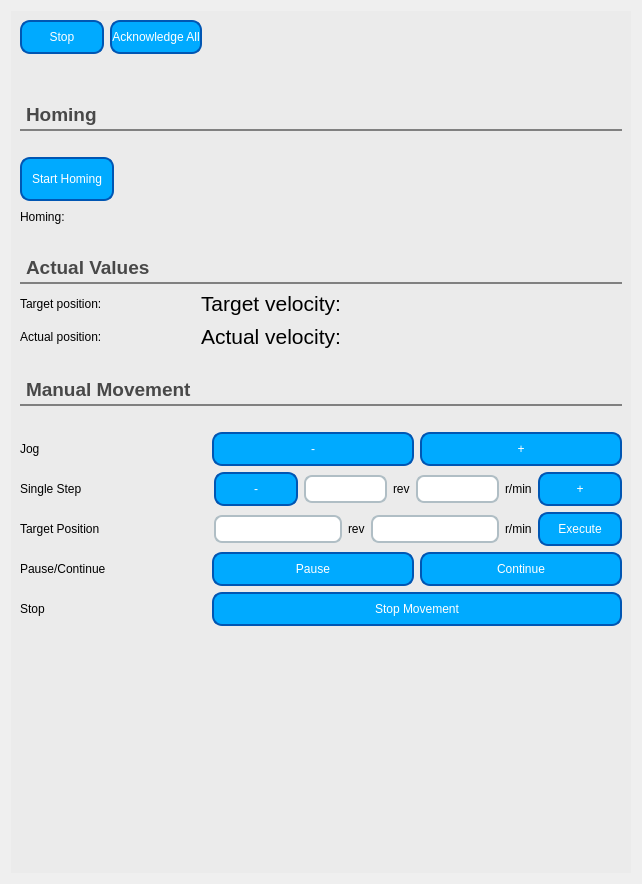
<?xml version="1.0" encoding="UTF-8"?>
<ui version="4.0">
 <class>processdataTab</class>
 <widget class="QWidget" name="processdataTab">
  <property name="geometry">
   <rect>
    <x>0</x>
    <y>0</y>
    <width>642</width>
    <height>884</height>
   </rect>
  </property>
  <property name="windowTitle">
   <string>Form</string>
  </property>
  <layout class="QVBoxLayout" name="verticalLayout_2">
   <item>
    <widget class="QWidget" name="centralwidget_3" native="true">
     <property name="sizePolicy">
      <sizepolicy hsizetype="Expanding" vsizetype="Expanding">
       <horstretch>0</horstretch>
       <verstretch>0</verstretch>
      </sizepolicy>
     </property>
     <property name="autoFillBackground">
      <bool>false</bool>
     </property>
     <property name="styleSheet">
      <string notr="true">QWidget{background-color:rgb(235, 235, 235);
color:black}</string>
     </property>
     <layout class="QVBoxLayout" name="verticalLayout_3">
      <item>
       <layout class="QVBoxLayout" name="verticalLayout">
        <item>
         <layout class="QHBoxLayout" name="horizontalLayout_2">
          <item>
           <widget class="QPushButton" name="button_stop">
            <property name="styleSheet">
             <string notr="true">QPushButton {
    background-color: rgb(0, 170, 255);
    color: white; /* Weiße Schrift */
    border-style: solid;
    border-width: 2px;
    border-radius: 10px; /* Abgerundete Ecken */
    border-color: #0056b3; /* Dunkleres Blau für den Rand */

    min-width: 80px; /* Minimale Breite des Buttons */
    min-height: 30px; /* Minimale Höhe des Buttons */
}

QPushButton:hover {
    background-color: #0056b3; /* Dunkleres Blau beim Darüberfahren */
}

QPushButton:pressed {
    background-color: #004099; /* Noch dunkleres Blau beim Klicken */
}</string>
            </property>
            <property name="text">
             <string>Stop</string>
            </property>
           </widget>
          </item>
          <item>
           <widget class="QPushButton" name="button_acknowledge_all">
            <property name="sizePolicy">
             <sizepolicy hsizetype="Minimum" vsizetype="Fixed">
              <horstretch>0</horstretch>
              <verstretch>0</verstretch>
             </sizepolicy>
            </property>
            <property name="styleSheet">
             <string notr="true">QPushButton {
    background-color: rgb(0, 170, 255);
    color: white; /* Weiße Schrift */
    border-style: solid;
    border-width: 2px;
    border-radius: 10px; /* Abgerundete Ecken */
    border-color: #0056b3; /* Dunkleres Blau für den Rand */

    min-width: 80px; /* Minimale Breite des Buttons */
    min-height: 30px; /* Minimale Höhe des Buttons */
}

QPushButton:hover {
    background-color: #0056b3; /* Dunkleres Blau beim Darüberfahren */
}

QPushButton:pressed {
    background-color: #004099; /* Noch dunkleres Blau beim Klicken */
}</string>
            </property>
            <property name="text">
             <string>Acknowledge All</string>
            </property>
           </widget>
          </item>
          <item>
           <spacer name="horizontalSpacer_16">
            <property name="orientation">
             <enum>Qt::Horizontal</enum>
            </property>
            <property name="sizeHint" stdset="0">
             <size>
              <width>40</width>
              <height>20</height>
             </size>
            </property>
           </spacer>
          </item>
         </layout>
        </item>
        <item>
         <spacer name="horizontalSpacer_13">
          <property name="orientation">
           <enum>Qt::Horizontal</enum>
          </property>
          <property name="sizeHint" stdset="0">
           <size>
            <width>40</width>
            <height>20</height>
           </size>
          </property>
         </spacer>
        </item>
        <item>
         <spacer name="horizontalSpacer_14">
          <property name="orientation">
           <enum>Qt::Horizontal</enum>
          </property>
          <property name="sizeHint" stdset="0">
           <size>
            <width>40</width>
            <height>20</height>
           </size>
          </property>
         </spacer>
        </item>
        <item>
         <widget class="QLabel" name="label_56">
          <property name="styleSheet">
           <string notr="true">QLabel {
    border-bottom: 2px solid grey; /* Dunkelgrauer unterer Rand als Linie */
    padding: 3px; /* Ein wenig Abstand zum Text für Ästhetik */
	color: rgb(72, 72, 72);
}
</string>
          </property>
          <property name="text">
           <string>&lt;html&gt;&lt;head/&gt;&lt;body&gt;&lt;p&gt;&lt;span style=&quot; font-size:14pt; font-weight:600;&quot;&gt;Homing&lt;/span&gt;&lt;/p&gt;&lt;/body&gt;&lt;/html&gt;</string>
          </property>
         </widget>
        </item>
        <item>
         <spacer name="horizontalSpacer_10">
          <property name="orientation">
           <enum>Qt::Horizontal</enum>
          </property>
          <property name="sizeHint" stdset="0">
           <size>
            <width>40</width>
            <height>20</height>
           </size>
          </property>
         </spacer>
        </item>
        <item>
         <layout class="QHBoxLayout" name="horizontalLayout_37">
          <item>
           <widget class="QPushButton" name="button_start_homing">
            <property name="styleSheet">
             <string notr="true">QPushButton {
    background-color: rgb(0, 170, 255);
    color: white; /* Weiße Schrift */
    border-style: solid;
    border-width: 2px;
    border-radius: 10px; /* Abgerundete Ecken */
    border-color: #0056b3; /* Dunkleres Blau für den Rand */
    padding: 5px; /* Abstand innen für Text */
    min-width: 80px; /* Minimale Breite des Buttons */
    min-height: 30px; /* Minimale Höhe des Buttons */
}

QPushButton:hover {
    background-color: #0056b3; /* Dunkleres Blau beim Darüberfahren */
}

QPushButton:pressed {
    background-color: #004099; /* Noch dunkleres Blau beim Klicken */
}</string>
            </property>
            <property name="text">
             <string>Start Homing</string>
            </property>
           </widget>
          </item>
          <item>
           <spacer name="horizontalSpacer_8">
            <property name="orientation">
             <enum>Qt::Horizontal</enum>
            </property>
            <property name="sizeHint" stdset="0">
             <size>
              <width>40</width>
              <height>20</height>
             </size>
            </property>
           </spacer>
          </item>
         </layout>
        </item>
        <item>
         <layout class="QHBoxLayout" name="horizontalLayout_3">
          <item>
           <widget class="QLabel" name="label_4">
            <property name="styleSheet">
             <string notr="true">font: 16pt &quot;MS Shell Dlg 2&quot;;</string>
            </property>
            <property name="text">
             <string>Homing:</string>
            </property>
           </widget>
          </item>
          <item>
           <widget class="QLabel" name="label_homing_feedback">
            <property name="styleSheet">
             <string notr="true">font: 16pt &quot;MS Shell Dlg 2&quot;;</string>
            </property>
            <property name="text">
             <string/>
            </property>
           </widget>
          </item>
          <item>
           <spacer name="horizontalSpacer_20">
            <property name="orientation">
             <enum>Qt::Horizontal</enum>
            </property>
            <property name="sizeHint" stdset="0">
             <size>
              <width>40</width>
              <height>20</height>
             </size>
            </property>
           </spacer>
          </item>
         </layout>
        </item>
        <item>
         <spacer name="horizontalSpacer_12">
          <property name="orientation">
           <enum>Qt::Horizontal</enum>
          </property>
          <property name="sizeHint" stdset="0">
           <size>
            <width>40</width>
            <height>20</height>
           </size>
          </property>
         </spacer>
        </item>
        <item>
         <widget class="QLabel" name="label_3">
          <property name="styleSheet">
           <string notr="true">QLabel {
    border-bottom: 2px solid grey; /* Dunkelgrauer unterer Rand als Linie */
    padding: 3px; /* Ein wenig Abstand zum Text für Ästhetik */
	color: rgb(72, 72, 72);
}
</string>
          </property>
          <property name="text">
           <string>&lt;html&gt;&lt;head/&gt;&lt;body&gt;&lt;p&gt;&lt;span style=&quot; font-size:14pt; font-weight:600;&quot;&gt;Actual Values&lt;/span&gt;&lt;/p&gt;&lt;/body&gt;&lt;/html&gt;</string>
          </property>
         </widget>
        </item>
        <item>
         <layout class="QHBoxLayout" name="horizontalLayout_36">
          <item>
           <layout class="QGridLayout" name="gridLayout_10">
            <item row="1" column="1">
             <spacer name="horizontalSpacer_17">
              <property name="orientation">
               <enum>Qt::Horizontal</enum>
              </property>
              <property name="sizeHint" stdset="0">
               <size>
                <width>40</width>
                <height>20</height>
               </size>
              </property>
             </spacer>
            </item>
            <item row="2" column="0">
             <widget class="QLabel" name="label">
              <property name="styleSheet">
               <string notr="true">font: 16pt &quot;MS Shell Dlg 2&quot;;</string>
              </property>
              <property name="text">
               <string>Actual position:</string>
              </property>
             </widget>
            </item>
            <item row="1" column="5">
             <spacer name="horizontalSpacer_2">
              <property name="orientation">
               <enum>Qt::Horizontal</enum>
              </property>
              <property name="sizeHint" stdset="0">
               <size>
                <width>40</width>
                <height>20</height>
               </size>
              </property>
             </spacer>
            </item>
            <item row="1" column="0">
             <widget class="QLabel" name="label_53">
              <property name="styleSheet">
               <string notr="true">font: 16pt &quot;MS Shell Dlg 2&quot;;</string>
              </property>
              <property name="text">
               <string>Target position:</string>
              </property>
             </widget>
            </item>
            <item row="1" column="2">
             <widget class="QLabel" name="label_target_position">
              <property name="styleSheet">
               <string notr="true">font-weight: bold;
font: 16pt &quot;MS Shell Dlg 2&quot;;
color: rgb(0, 170, 255);</string>
              </property>
              <property name="text">
               <string>&lt;html&gt;&lt;head/&gt;&lt;body&gt;&lt;p align=&quot;center&quot;&gt;&lt;br/&gt;&lt;/p&gt;&lt;/body&gt;&lt;/html&gt;</string>
              </property>
             </widget>
            </item>
            <item row="2" column="4">
             <widget class="QLabel" name="label_6">
              <property name="text">
               <string>&lt;html&gt;&lt;head/&gt;&lt;body&gt;&lt;p&gt;&lt;span style=&quot; font-size:16pt;&quot;&gt;Actual velocity:&lt;/span&gt;&lt;/p&gt;&lt;/body&gt;&lt;/html&gt;</string>
              </property>
             </widget>
            </item>
            <item row="2" column="5">
             <spacer name="horizontalSpacer_3">
              <property name="orientation">
               <enum>Qt::Horizontal</enum>
              </property>
              <property name="sizeHint" stdset="0">
               <size>
                <width>40</width>
                <height>20</height>
               </size>
              </property>
             </spacer>
            </item>
            <item row="2" column="2">
             <widget class="QLabel" name="label_actual_position">
              <property name="styleSheet">
               <string notr="true">font-weight: bold;
font: 16pt &quot;MS Shell Dlg 2&quot;;
color: rgb(0, 170, 255);</string>
              </property>
              <property name="text">
               <string/>
              </property>
             </widget>
            </item>
            <item row="2" column="1">
             <spacer name="horizontalSpacer_18">
              <property name="orientation">
               <enum>Qt::Horizontal</enum>
              </property>
              <property name="sizeHint" stdset="0">
               <size>
                <width>40</width>
                <height>20</height>
               </size>
              </property>
             </spacer>
            </item>
            <item row="1" column="3">
             <spacer name="horizontalSpacer_4">
              <property name="orientation">
               <enum>Qt::Horizontal</enum>
              </property>
              <property name="sizeHint" stdset="0">
               <size>
                <width>40</width>
                <height>20</height>
               </size>
              </property>
             </spacer>
            </item>
            <item row="2" column="3">
             <spacer name="horizontalSpacer_5">
              <property name="orientation">
               <enum>Qt::Horizontal</enum>
              </property>
              <property name="sizeHint" stdset="0">
               <size>
                <width>40</width>
                <height>20</height>
               </size>
              </property>
             </spacer>
            </item>
            <item row="1" column="4">
             <widget class="QLabel" name="label_7">
              <property name="text">
               <string>&lt;html&gt;&lt;head/&gt;&lt;body&gt;&lt;p&gt;&lt;span style=&quot; font-size:16pt;&quot;&gt;Target velocity:&lt;/span&gt;&lt;/p&gt;&lt;/body&gt;&lt;/html&gt;</string>
              </property>
             </widget>
            </item>
            <item row="1" column="6">
             <widget class="QLabel" name="label_actual_velocity">
              <property name="styleSheet">
               <string notr="true">font-weight: bold;
font: 16pt &quot;MS Shell Dlg 2&quot;;
color: rgb(0, 170, 255);</string>
              </property>
              <property name="text">
               <string/>
              </property>
             </widget>
            </item>
            <item row="2" column="6">
             <widget class="QLabel" name="label_target_velocity">
              <property name="styleSheet">
               <string notr="true">font-weight: bold;
font: 16pt &quot;MS Shell Dlg 2&quot;;
color: rgb(0, 170, 255);</string>
              </property>
              <property name="text">
               <string/>
              </property>
             </widget>
            </item>
           </layout>
          </item>
          <item>
           <layout class="QGridLayout" name="gridLayout"/>
          </item>
          <item>
           <spacer name="horizontalSpacer_6">
            <property name="orientation">
             <enum>Qt::Horizontal</enum>
            </property>
            <property name="sizeHint" stdset="0">
             <size>
              <width>40</width>
              <height>20</height>
             </size>
            </property>
           </spacer>
          </item>
         </layout>
        </item>
        <item>
         <spacer name="horizontalSpacer_9">
          <property name="orientation">
           <enum>Qt::Horizontal</enum>
          </property>
          <property name="sizeHint" stdset="0">
           <size>
            <width>40</width>
            <height>20</height>
           </size>
          </property>
         </spacer>
        </item>
        <item>
         <widget class="QLabel" name="label_55">
          <property name="styleSheet">
           <string notr="true">QLabel {
    border-bottom: 2px solid grey; /* Dunkelgrauer unterer Rand als Linie */
    padding: 3px; /* Ein wenig Abstand zum Text für Ästhetik */
	color: rgb(72, 72, 72);
}
</string>
          </property>
          <property name="text">
           <string>&lt;html&gt;&lt;head/&gt;&lt;body&gt;&lt;p&gt;&lt;span style=&quot; font-size:14pt; font-weight:600;&quot;&gt;Manual Movement&lt;/span&gt;&lt;/p&gt;&lt;/body&gt;&lt;/html&gt;</string>
          </property>
         </widget>
        </item>
        <item>
         <spacer name="horizontalSpacer_11">
          <property name="orientation">
           <enum>Qt::Horizontal</enum>
          </property>
          <property name="sizeHint" stdset="0">
           <size>
            <width>40</width>
            <height>20</height>
           </size>
          </property>
         </spacer>
        </item>
        <item>
         <layout class="QHBoxLayout" name="horizontalLayout_26">
          <item>
           <layout class="QGridLayout" name="gridLayout_5">
            <property name="sizeConstraint">
             <enum>QLayout::SetMaximumSize</enum>
            </property>
            <item row="0" column="0">
             <widget class="QLabel" name="label_33">
              <property name="styleSheet">
               <string notr="true">font: 16pt &quot;MS Shell Dlg 2&quot;;</string>
              </property>
              <property name="text">
               <string>Jog</string>
              </property>
             </widget>
            </item>
            <item row="4" column="0">
             <widget class="QLabel" name="label_39">
              <property name="styleSheet">
               <string notr="true">font: 16pt &quot;MS Shell Dlg 2&quot;;</string>
              </property>
              <property name="text">
               <string>Stop</string>
              </property>
             </widget>
            </item>
            <item row="1" column="1">
             <layout class="QHBoxLayout" name="horizontalLayout_28">
              <property name="leftMargin">
               <number>89</number>
              </property>
              <item>
               <widget class="QLabel" name="label_single_step_feedback">
                <property name="text">
                 <string/>
                </property>
               </widget>
              </item>
              <item>
               <widget class="QPushButton" name="button_single_step_negative">
                <property name="styleSheet">
                 <string notr="true">QPushButton {
    background-color: rgb(0, 170, 255);
    color: white; /* Weiße Schrift */
    border-style: solid;
    border-width: 2px;
    border-radius: 10px; /* Abgerundete Ecken */
    border-color: #0056b3; /* Dunkleres Blau für den Rand */

    min-width: 80px; /* Minimale Breite des Buttons */
    min-height: 30px; /* Minimale Höhe des Buttons */
}

QPushButton:hover {
    background-color: #0056b3; /* Dunkleres Blau beim Darüberfahren */
}

QPushButton:pressed {
    background-color: #004099; /* Noch dunkleres Blau beim Klicken */
}</string>
                </property>
                <property name="text">
                 <string>-</string>
                </property>
               </widget>
              </item>
              <item>
               <widget class="QLineEdit" name="line_edit_single_step">
                <property name="styleSheet">
                 <string notr="true">QLineEdit {
    border: 2px solid #B0BEC5; /* Hellgrauer Rand */
    border-radius: 8px; /* Abgerundete Ecken */
    padding: 4px; /* Innenabstand für Text */
    background-color: white; /* Helle Hintergrundfarbe */
	font: 12pt &quot;MS Shell Dlg 2&quot;;
}

QLineEdit:hover {
    border-color: #78909C; /* Dunklerer Rand beim Darüberfahren */
}

QLineEdit:focus {
    border-color: #42A5F5; /* Blauer Rand bei Fokussierung */
    background-color: #FFFFFF; /* Weiße Hintergrundfarbe bei Fokussierung */
}</string>
                </property>
               </widget>
              </item>
              <item>
               <widget class="QLabel" name="label_32">
                <property name="text">
                 <string>rev</string>
                </property>
               </widget>
              </item>
              <item>
               <widget class="QLineEdit" name="line_edit_single_step_velocity">
                <property name="styleSheet">
                 <string notr="true">QLineEdit {
    border: 2px solid #B0BEC5; /* Hellgrauer Rand */
    border-radius: 8px; /* Abgerundete Ecken */
    padding: 4px; /* Innenabstand für Text */
    background-color: white; /* Helle Hintergrundfarbe */
	font: 12pt &quot;MS Shell Dlg 2&quot;;
}

QLineEdit:hover {
    border-color: #78909C; /* Dunklerer Rand beim Darüberfahren */
}

QLineEdit:focus {
    border-color: #42A5F5; /* Blauer Rand bei Fokussierung */
    background-color: #FFFFFF; /* Weiße Hintergrundfarbe bei Fokussierung */
}</string>
                </property>
               </widget>
              </item>
              <item>
               <widget class="QLabel" name="label_5">
                <property name="text">
                 <string>r/min</string>
                </property>
               </widget>
              </item>
              <item>
               <widget class="QPushButton" name="button_single_step_positive">
                <property name="styleSheet">
                 <string notr="true">QPushButton {
    background-color: rgb(0, 170, 255);
    color: white; /* Weiße Schrift */
    border-style: solid;
    border-width: 2px;
    border-radius: 10px; /* Abgerundete Ecken */
    border-color: #0056b3; /* Dunkleres Blau für den Rand */

    min-width: 80px; /* Minimale Breite des Buttons */
    min-height: 30px; /* Minimale Höhe des Buttons */
}

QPushButton:hover {
    background-color: #0056b3; /* Dunkleres Blau beim Darüberfahren */
}

QPushButton:pressed {
    background-color: #004099; /* Noch dunkleres Blau beim Klicken */
}</string>
                </property>
                <property name="text">
                 <string>+</string>
                </property>
               </widget>
              </item>
             </layout>
            </item>
            <item row="1" column="0">
             <widget class="QLabel" name="label_36">
              <property name="styleSheet">
               <string notr="true">font: 16pt &quot;MS Shell Dlg 2&quot;;</string>
              </property>
              <property name="text">
               <string>Single Step</string>
              </property>
             </widget>
            </item>
            <item row="3" column="1">
             <layout class="QHBoxLayout" name="horizontalLayout">
              <property name="leftMargin">
               <number>100</number>
              </property>
              <item>
               <widget class="QPushButton" name="button_pause_motion">
                <property name="styleSheet">
                 <string notr="true">QPushButton {
    background-color: rgb(0, 170, 255);
    color: white; /* Weiße Schrift */
    border-style: solid;
    border-width: 2px;
    border-radius: 10px; /* Abgerundete Ecken */
    border-color: #0056b3; /* Dunkleres Blau für den Rand */

    min-width: 80px; /* Minimale Breite des Buttons */
    min-height: 30px; /* Minimale Höhe des Buttons */
}

QPushButton:hover {
    background-color: #0056b3; /* Dunkleres Blau beim Darüberfahren */
}

QPushButton:pressed {
    background-color: #004099; /* Noch dunkleres Blau beim Klicken */
}</string>
                </property>
                <property name="text">
                 <string>Pause</string>
                </property>
               </widget>
              </item>
              <item>
               <widget class="QPushButton" name="button_continue_motion">
                <property name="styleSheet">
                 <string notr="true">QPushButton {
    background-color: rgb(0, 170, 255);
    color: white; /* Weiße Schrift */
    border-style: solid;
    border-width: 2px;
    border-radius: 10px; /* Abgerundete Ecken */
    border-color: #0056b3; /* Dunkleres Blau für den Rand */

    min-width: 80px; /* Minimale Breite des Buttons */
    min-height: 30px; /* Minimale Höhe des Buttons */
}

QPushButton:hover {
    background-color: #0056b3; /* Dunkleres Blau beim Darüberfahren */
}

QPushButton:pressed {
    background-color: #004099; /* Noch dunkleres Blau beim Klicken */
}</string>
                </property>
                <property name="text">
                 <string>Continue</string>
                </property>
               </widget>
              </item>
             </layout>
            </item>
            <item row="4" column="1">
             <layout class="QHBoxLayout" name="horizontalLayout_30">
              <property name="leftMargin">
               <number>100</number>
              </property>
              <item>
               <widget class="QPushButton" name="button_stop_movement">
                <property name="styleSheet">
                 <string notr="true">QPushButton {
    background-color: rgb(0, 170, 255);
    color: white; /* Weiße Schrift */
    border-style: solid;
    border-width: 2px;
    border-radius: 10px; /* Abgerundete Ecken */
    border-color: #0056b3; /* Dunkleres Blau für den Rand */

    min-width: 80px; /* Minimale Breite des Buttons */
    min-height: 30px; /* Minimale Höhe des Buttons */
}

QPushButton:hover {
    background-color: #0056b3; /* Dunkleres Blau beim Darüberfahren */
}

QPushButton:pressed {
    background-color: #004099; /* Noch dunkleres Blau beim Klicken */
}</string>
                </property>
                <property name="text">
                 <string>Stop Movement</string>
                </property>
               </widget>
              </item>
             </layout>
            </item>
            <item row="2" column="0">
             <widget class="QLabel" name="label_35">
              <property name="styleSheet">
               <string notr="true">font: 16pt &quot;MS Shell Dlg 2&quot;;</string>
              </property>
              <property name="text">
               <string>Target Position</string>
              </property>
             </widget>
            </item>
            <item row="2" column="1">
             <layout class="QHBoxLayout" name="horizontalLayout_31">
              <property name="leftMargin">
               <number>89</number>
              </property>
              <item>
               <widget class="QLabel" name="label_target_position_feedback">
                <property name="text">
                 <string/>
                </property>
               </widget>
              </item>
              <item>
               <widget class="QLineEdit" name="line_edit_pos_rev">
                <property name="styleSheet">
                 <string notr="true">QLineEdit {
    border: 2px solid #B0BEC5; /* Hellgrauer Rand */
    border-radius: 8px; /* Abgerundete Ecken */
    padding: 4px; /* Innenabstand für Text */
    background-color: white; /* Helle Hintergrundfarbe */
	font: 12pt &quot;MS Shell Dlg 2&quot;;
}

QLineEdit:hover {
    border-color: #78909C; /* Dunklerer Rand beim Darüberfahren */
}

QLineEdit:focus {
    border-color: #42A5F5; /* Blauer Rand bei Fokussierung */
    background-color: #FFFFFF; /* Weiße Hintergrundfarbe bei Fokussierung */
}</string>
                </property>
                <property name="inputMask">
                 <string/>
                </property>
               </widget>
              </item>
              <item>
               <widget class="QLabel" name="label_37">
                <property name="text">
                 <string>rev</string>
                </property>
               </widget>
              </item>
              <item>
               <widget class="QLineEdit" name="line_edit_velocity">
                <property name="styleSheet">
                 <string notr="true">QLineEdit {
    border: 2px solid #B0BEC5; /* Hellgrauer Rand */
    border-radius: 8px; /* Abgerundete Ecken */
    padding: 4px; /* Innenabstand für Text */
    background-color: white; /* Helle Hintergrundfarbe */
	font: 12pt &quot;MS Shell Dlg 2&quot;;
}

QLineEdit:hover {
    border-color: #78909C; /* Dunklerer Rand beim Darüberfahren */
}

QLineEdit:focus {
    border-color: #42A5F5; /* Blauer Rand bei Fokussierung */
    background-color: #FFFFFF; /* Weiße Hintergrundfarbe bei Fokussierung */
}</string>
                </property>
               </widget>
              </item>
              <item>
               <widget class="QLabel" name="label_38">
                <property name="text">
                 <string>r/min</string>
                </property>
               </widget>
              </item>
              <item>
               <widget class="QPushButton" name="button_execute">
                <property name="styleSheet">
                 <string notr="true">QPushButton {
    background-color: rgb(0, 170, 255);
    color: white; /* Weiße Schrift */
    border-style: solid;
    border-width: 2px;
    border-radius: 10px; /* Abgerundete Ecken */
    border-color: #0056b3; /* Dunkleres Blau für den Rand */

    min-width: 80px; /* Minimale Breite des Buttons */
    min-height: 30px; /* Minimale Höhe des Buttons */
}

QPushButton:hover {
    background-color: #0056b3; /* Dunkleres Blau beim Darüberfahren */
}

QPushButton:pressed {
    background-color: #004099; /* Noch dunkleres Blau beim Klicken */
}</string>
                </property>
                <property name="text">
                 <string>Execute</string>
                </property>
               </widget>
              </item>
             </layout>
            </item>
            <item row="0" column="1">
             <layout class="QHBoxLayout" name="horizontalLayout_27">
              <property name="leftMargin">
               <number>100</number>
              </property>
              <item>
               <widget class="QPushButton" name="button_jog_negative">
                <property name="styleSheet">
                 <string notr="true">QPushButton {
    background-color: rgb(0, 170, 255);
    color: white; /* Weiße Schrift */
    border-style: solid;
    border-width: 2px;
    border-radius: 10px; /* Abgerundete Ecken */
    border-color: #0056b3; /* Dunkleres Blau für den Rand */

    min-width: 80px; /* Minimale Breite des Buttons */
    min-height: 30px; /* Minimale Höhe des Buttons */
}

QPushButton:hover {
    background-color: #0056b3; /* Dunkleres Blau beim Darüberfahren */
}

QPushButton:pressed {
    background-color: #004099; /* Noch dunkleres Blau beim Klicken */
}</string>
                </property>
                <property name="text">
                 <string>-</string>
                </property>
               </widget>
              </item>
              <item>
               <widget class="QPushButton" name="button_jog_positive">
                <property name="styleSheet">
                 <string notr="true">QPushButton {
    background-color: rgb(0, 170, 255);
    color: white; /* Weiße Schrift */
    border-style: solid;
    border-width: 2px;
    border-radius: 10px; /* Abgerundete Ecken */
    border-color: #0056b3; /* Dunkleres Blau für den Rand */

    min-width: 80px; /* Minimale Breite des Buttons */
    min-height: 30px; /* Minimale Höhe des Buttons */
}

QPushButton:hover {
    background-color: #0056b3; /* Dunkleres Blau beim Darüberfahren */
}

QPushButton:pressed {
    background-color: #004099; /* Noch dunkleres Blau beim Klicken */
}</string>
                </property>
                <property name="text">
                 <string>+</string>
                </property>
               </widget>
              </item>
             </layout>
            </item>
            <item row="3" column="0">
             <widget class="QLabel" name="label_2">
              <property name="styleSheet">
               <string notr="true">font: 16pt &quot;MS Shell Dlg 2&quot;;</string>
              </property>
              <property name="text">
               <string>Pause/Continue</string>
              </property>
             </widget>
            </item>
            <item row="1" column="2">
             <spacer name="horizontalSpacer">
              <property name="orientation">
               <enum>Qt::Horizontal</enum>
              </property>
              <property name="sizeHint" stdset="0">
               <size>
                <width>40</width>
                <height>20</height>
               </size>
              </property>
             </spacer>
            </item>
           </layout>
          </item>
         </layout>
        </item>
        <item>
         <spacer name="verticalSpacer_3">
          <property name="orientation">
           <enum>Qt::Vertical</enum>
          </property>
          <property name="sizeHint" stdset="0">
           <size>
            <width>20</width>
            <height>40</height>
           </size>
          </property>
         </spacer>
        </item>
       </layout>
      </item>
     </layout>
    </widget>
   </item>
  </layout>
 </widget>
 <resources/>
 <connections/>
</ui>
